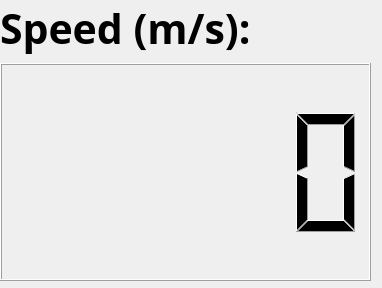
<?xml version="1.0" encoding="UTF-8"?>
<ui version="4.0">
 <class>Speed</class>
 <widget class="QWidget" name="Speed">
  <property name="geometry">
   <rect>
    <x>0</x>
    <y>0</y>
    <width>382</width>
    <height>288</height>
   </rect>
  </property>
  <property name="windowTitle">
   <string>Form</string>
  </property>
  <widget class="QWidget" name="verticalLayoutWidget_4">
   <property name="geometry">
    <rect>
     <x>0</x>
     <y>0</y>
     <width>371</width>
     <height>281</height>
    </rect>
   </property>
   <layout class="QGridLayout" name="gridLayout">
    <item row="1" column="0">
     <widget class="QLCDNumber" name="SpeedLCD_3">
      <property name="sizePolicy">
       <sizepolicy hsizetype="Expanding" vsizetype="Expanding">
        <horstretch>0</horstretch>
        <verstretch>0</verstretch>
       </sizepolicy>
      </property>
     </widget>
    </item>
    <item row="0" column="0">
     <widget class="QLabel" name="label_5">
      <property name="sizePolicy">
       <sizepolicy hsizetype="Expanding" vsizetype="Minimum">
        <horstretch>0</horstretch>
        <verstretch>0</verstretch>
       </sizepolicy>
      </property>
      <property name="font">
       <font>
        <family>Tlwg Typist</family>
        <pointsize>31</pointsize>
        <weight>75</weight>
        <bold>true</bold>
       </font>
      </property>
      <property name="text">
       <string>Speed (m/s):</string>
      </property>
     </widget>
    </item>
   </layout>
  </widget>
 </widget>
 <resources/>
 <connections/>
</ui>
